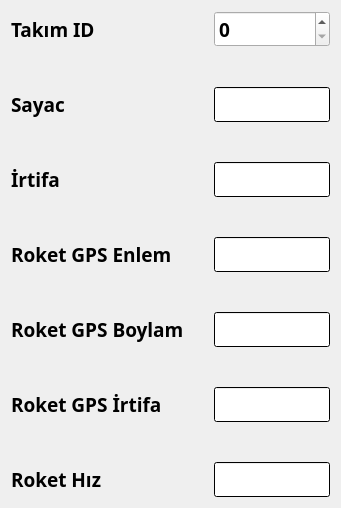
    <widget class="QWidget" name="formLayoutWidget">
     <property name="geometry">
      <rect>
       <x>430</x>
       <y>10</y>
       <width>341</width>
       <height>451</height>
      </rect>
     </property>
     <property name="font">
      <font>
       <family>Microsoft Tai Le</family>
       <pointsize>14</pointsize>
       <weight>75</weight>
       <bold>true</bold>
      </font>
     </property>
     <layout class="QFormLayout" name="formLayout">
      <property name="horizontalSpacing">
       <number>30</number>
      </property>
      <property name="verticalSpacing">
       <number>40</number>
      </property>
      <item row="1" column="0">
       <widget class="QLabel" name="sayacLabel">
        <property name="font">
         <font>
          <family>Microsoft Tai Le</family>
          <pointsize>14</pointsize>
          <weight>75</weight>
          <bold>true</bold>
         </font>
        </property>
        <property name="text">
         <string>Sayac</string>
        </property>
       </widget>
      </item>
      <item row="1" column="1">
       <widget class="QLineEdit" name="sayacLineEdit">
        <property name="palette">
         <palette>
          <active>
           <colorrole role="Button">
            <brush brushstyle="SolidPattern">
             <color alpha="255">
              <red>255</red>
              <green>255</green>
              <blue>255</blue>
             </color>
            </brush>
           </colorrole>
           <colorrole role="Base">
            <brush brushstyle="SolidPattern">
             <color alpha="255">
              <red>255</red>
              <green>255</green>
              <blue>255</blue>
             </color>
            </brush>
           </colorrole>
           <colorrole role="Window">
            <brush brushstyle="SolidPattern">
             <color alpha="255">
              <red>0</red>
              <green>0</green>
              <blue>0</blue>
             </color>
            </brush>
           </colorrole>
          </active>
          <inactive>
           <colorrole role="Button">
            <brush brushstyle="SolidPattern">
             <color alpha="255">
              <red>255</red>
              <green>255</green>
              <blue>255</blue>
             </color>
            </brush>
           </colorrole>
           <colorrole role="Base">
            <brush brushstyle="SolidPattern">
             <color alpha="255">
              <red>255</red>
              <green>255</green>
              <blue>255</blue>
             </color>
            </brush>
           </colorrole>
           <colorrole role="Window">
            <brush brushstyle="SolidPattern">
             <color alpha="255">
              <red>0</red>
              <green>0</green>
              <blue>0</blue>
             </color>
            </brush>
           </colorrole>
          </inactive>
          <disabled>
           <colorrole role="Button">
            <brush brushstyle="SolidPattern">
             <color alpha="255">
              <red>255</red>
              <green>255</green>
              <blue>255</blue>
             </color>
            </brush>
           </colorrole>
           <colorrole role="Base">
            <brush brushstyle="SolidPattern">
             <color alpha="255">
              <red>0</red>
              <green>0</green>
              <blue>0</blue>
             </color>
            </brush>
           </colorrole>
           <colorrole role="Window">
            <brush brushstyle="SolidPattern">
             <color alpha="255">
              <red>0</red>
              <green>0</green>
              <blue>0</blue>
             </color>
            </brush>
           </colorrole>
          </disabled>
         </palette>
        </property>
        <property name="font">
         <font>
          <family>Microsoft Tai Le</family>
          <pointsize>14</pointsize>
          <weight>75</weight>
          <bold>true</bold>
         </font>
        </property>
       </widget>
      </item>
      <item row="2" column="0">
       <widget class="QLabel" name="irtifaLabel">
        <property name="font">
         <font>
          <family>Microsoft Tai Le</family>
          <pointsize>14</pointsize>
          <weight>75</weight>
          <bold>true</bold>
         </font>
        </property>
        <property name="text">
         <string>İrtifa</string>
        </property>
       </widget>
      </item>
      <item row="2" column="1">
       <widget class="QLineEdit" name="irtifaLineEdit">
        <property name="palette">
         <palette>
          <active>
           <colorrole role="Button">
            <brush brushstyle="SolidPattern">
             <color alpha="255">
              <red>255</red>
              <green>255</green>
              <blue>255</blue>
             </color>
            </brush>
           </colorrole>
           <colorrole role="Base">
            <brush brushstyle="SolidPattern">
             <color alpha="255">
              <red>255</red>
              <green>255</green>
              <blue>255</blue>
             </color>
            </brush>
           </colorrole>
           <colorrole role="Window">
            <brush brushstyle="SolidPattern">
             <color alpha="255">
              <red>0</red>
              <green>0</green>
              <blue>0</blue>
             </color>
            </brush>
           </colorrole>
          </active>
          <inactive>
           <colorrole role="Button">
            <brush brushstyle="SolidPattern">
             <color alpha="255">
              <red>255</red>
              <green>255</green>
              <blue>255</blue>
             </color>
            </brush>
           </colorrole>
           <colorrole role="Base">
            <brush brushstyle="SolidPattern">
             <color alpha="255">
              <red>255</red>
              <green>255</green>
              <blue>255</blue>
             </color>
            </brush>
           </colorrole>
           <colorrole role="Window">
            <brush brushstyle="SolidPattern">
             <color alpha="255">
              <red>0</red>
              <green>0</green>
              <blue>0</blue>
             </color>
            </brush>
           </colorrole>
          </inactive>
          <disabled>
           <colorrole role="Button">
            <brush brushstyle="SolidPattern">
             <color alpha="255">
              <red>255</red>
              <green>255</green>
              <blue>255</blue>
             </color>
            </brush>
           </colorrole>
           <colorrole role="Base">
            <brush brushstyle="SolidPattern">
             <color alpha="255">
              <red>0</red>
              <green>0</green>
              <blue>0</blue>
             </color>
            </brush>
           </colorrole>
           <colorrole role="Window">
            <brush brushstyle="SolidPattern">
             <color alpha="255">
              <red>0</red>
              <green>0</green>
              <blue>0</blue>
             </color>
            </brush>
           </colorrole>
          </disabled>
         </palette>
        </property>
        <property name="font">
         <font>
          <family>Microsoft Tai Le</family>
          <pointsize>14</pointsize>
          <weight>75</weight>
          <bold>true</bold>
         </font>
        </property>
       </widget>
      </item>
      <item row="3" column="0">
       <widget class="QLabel" name="roketGPSEnlemLabel">
        <property name="font">
         <font>
          <family>Microsoft Tai Le</family>
          <pointsize>14</pointsize>
          <weight>75</weight>
          <bold>true</bold>
         </font>
        </property>
        <property name="text">
         <string>Roket GPS Enlem</string>
        </property>
       </widget>
      </item>
      <item row="3" column="1">
       <widget class="QLineEdit" name="roketGPSEnlemLineEdit">
        <property name="palette">
         <palette>
          <active>
           <colorrole role="Button">
            <brush brushstyle="SolidPattern">
             <color alpha="255">
              <red>255</red>
              <green>255</green>
              <blue>255</blue>
             </color>
            </brush>
           </colorrole>
           <colorrole role="Base">
            <brush brushstyle="SolidPattern">
             <color alpha="255">
              <red>255</red>
              <green>255</green>
              <blue>255</blue>
             </color>
            </brush>
           </colorrole>
           <colorrole role="Window">
            <brush brushstyle="SolidPattern">
             <color alpha="255">
              <red>0</red>
              <green>0</green>
              <blue>0</blue>
             </color>
            </brush>
           </colorrole>
          </active>
          <inactive>
           <colorrole role="Button">
            <brush brushstyle="SolidPattern">
             <color alpha="255">
              <red>255</red>
              <green>255</green>
              <blue>255</blue>
             </color>
            </brush>
           </colorrole>
           <colorrole role="Base">
            <brush brushstyle="SolidPattern">
             <color alpha="255">
              <red>255</red>
              <green>255</green>
              <blue>255</blue>
             </color>
            </brush>
           </colorrole>
           <colorrole role="Window">
            <brush brushstyle="SolidPattern">
             <color alpha="255">
              <red>0</red>
              <green>0</green>
              <blue>0</blue>
             </color>
            </brush>
           </colorrole>
          </inactive>
          <disabled>
           <colorrole role="Button">
            <brush brushstyle="SolidPattern">
             <color alpha="255">
              <red>255</red>
              <green>255</green>
              <blue>255</blue>
             </color>
            </brush>
           </colorrole>
           <colorrole role="Base">
            <brush brushstyle="SolidPattern">
             <color alpha="255">
              <red>0</red>
              <green>0</green>
              <blue>0</blue>
             </color>
            </brush>
           </colorrole>
           <colorrole role="Window">
            <brush brushstyle="SolidPattern">
             <color alpha="255">
              <red>0</red>
              <green>0</green>
              <blue>0</blue>
             </color>
            </brush>
           </colorrole>
          </disabled>
         </palette>
        </property>
        <property name="font">
         <font>
          <family>Microsoft Tai Le</family>
          <pointsize>14</pointsize>
          <weight>75</weight>
          <bold>true</bold>
         </font>
        </property>
       </widget>
      </item>
      <item row="4" column="0">
       <widget class="QLabel" name="roketGPSBoylamLabel">
        <property name="font">
         <font>
          <family>Microsoft Tai Le</family>
          <pointsize>14</pointsize>
          <weight>75</weight>
          <bold>true</bold>
         </font>
        </property>
        <property name="text">
         <string>Roket GPS Boylam</string>
        </property>
       </widget>
      </item>
      <item row="4" column="1">
       <widget class="QLineEdit" name="roketGPSBoylamLineEdit">
        <property name="palette">
         <palette>
          <active>
           <colorrole role="Button">
            <brush brushstyle="SolidPattern">
             <color alpha="255">
              <red>255</red>
              <green>255</green>
              <blue>255</blue>
             </color>
            </brush>
           </colorrole>
           <colorrole role="Base">
            <brush brushstyle="SolidPattern">
             <color alpha="255">
              <red>255</red>
              <green>255</green>
              <blue>255</blue>
             </color>
            </brush>
           </colorrole>
           <colorrole role="Window">
            <brush brushstyle="SolidPattern">
             <color alpha="255">
              <red>0</red>
              <green>0</green>
              <blue>0</blue>
             </color>
            </brush>
           </colorrole>
          </active>
          <inactive>
           <colorrole role="Button">
            <brush brushstyle="SolidPattern">
             <color alpha="255">
              <red>255</red>
              <green>255</green>
              <blue>255</blue>
             </color>
            </brush>
           </colorrole>
           <colorrole role="Base">
            <brush brushstyle="SolidPattern">
             <color alpha="255">
              <red>255</red>
              <green>255</green>
              <blue>255</blue>
             </color>
            </brush>
           </colorrole>
           <colorrole role="Window">
            <brush brushstyle="SolidPattern">
             <color alpha="255">
              <red>0</red>
              <green>0</green>
              <blue>0</blue>
             </color>
            </brush>
           </colorrole>
          </inactive>
          <disabled>
           <colorrole role="Button">
            <brush brushstyle="SolidPattern">
             <color alpha="255">
              <red>255</red>
              <green>255</green>
              <blue>255</blue>
             </color>
            </brush>
           </colorrole>
           <colorrole role="Base">
            <brush brushstyle="SolidPattern">
             <color alpha="255">
              <red>0</red>
              <green>0</green>
              <blue>0</blue>
             </color>
            </brush>
           </colorrole>
           <colorrole role="Window">
            <brush brushstyle="SolidPattern">
             <color alpha="255">
              <red>0</red>
              <green>0</green>
              <blue>0</blue>
             </color>
            </brush>
           </colorrole>
          </disabled>
         </palette>
        </property>
        <property name="font">
         <font>
          <family>Microsoft Tai Le</family>
          <pointsize>14</pointsize>
          <weight>75</weight>
          <bold>true</bold>
         </font>
        </property>
       </widget>
      </item>
      <item row="5" column="0">
       <widget class="QLabel" name="roketGPSirtifaLabel">
        <property name="font">
         <font>
          <family>Microsoft Tai Le</family>
          <pointsize>14</pointsize>
          <weight>75</weight>
          <bold>true</bold>
         </font>
        </property>
        <property name="text">
         <string>Roket GPS İrtifa</string>
        </property>
       </widget>
      </item>
      <item row="5" column="1">
       <widget class="QLineEdit" name="roketGPSIrtifaLineEdit">
        <property name="palette">
         <palette>
          <active>
           <colorrole role="Button">
            <brush brushstyle="SolidPattern">
             <color alpha="255">
              <red>255</red>
              <green>255</green>
              <blue>255</blue>
             </color>
            </brush>
           </colorrole>
           <colorrole role="Base">
            <brush brushstyle="SolidPattern">
             <color alpha="255">
              <red>255</red>
              <green>255</green>
              <blue>255</blue>
             </color>
            </brush>
           </colorrole>
           <colorrole role="Window">
            <brush brushstyle="SolidPattern">
             <color alpha="255">
              <red>0</red>
              <green>0</green>
              <blue>0</blue>
             </color>
            </brush>
           </colorrole>
          </active>
          <inactive>
           <colorrole role="Button">
            <brush brushstyle="SolidPattern">
             <color alpha="255">
              <red>255</red>
              <green>255</green>
              <blue>255</blue>
             </color>
            </brush>
           </colorrole>
           <colorrole role="Base">
            <brush brushstyle="SolidPattern">
             <color alpha="255">
              <red>255</red>
              <green>255</green>
              <blue>255</blue>
             </color>
            </brush>
           </colorrole>
           <colorrole role="Window">
            <brush brushstyle="SolidPattern">
             <color alpha="255">
              <red>0</red>
              <green>0</green>
              <blue>0</blue>
             </color>
            </brush>
           </colorrole>
          </inactive>
          <disabled>
           <colorrole role="Button">
            <brush brushstyle="SolidPattern">
             <color alpha="255">
              <red>255</red>
              <green>255</green>
              <blue>255</blue>
             </color>
            </brush>
           </colorrole>
           <colorrole role="Base">
            <brush brushstyle="SolidPattern">
             <color alpha="255">
              <red>0</red>
              <green>0</green>
              <blue>0</blue>
             </color>
            </brush>
           </colorrole>
           <colorrole role="Window">
            <brush brushstyle="SolidPattern">
             <color alpha="255">
              <red>0</red>
              <green>0</green>
              <blue>0</blue>
             </color>
            </brush>
           </colorrole>
          </disabled>
         </palette>
        </property>
        <property name="font">
         <font>
          <family>Microsoft Tai Le</family>
          <pointsize>14</pointsize>
          <weight>75</weight>
          <bold>true</bold>
         </font>
        </property>
       </widget>
      </item>
      <item row="6" column="0">
       <widget class="QLabel" name="roketHIZLabel">
        <property name="font">
         <font>
          <family>Microsoft Tai Le</family>
          <pointsize>14</pointsize>
          <weight>75</weight>
          <bold>true</bold>
         </font>
        </property>
        <property name="text">
         <string>Roket Hız</string>
        </property>
       </widget>
      </item>
      <item row="6" column="1">
       <widget class="QLineEdit" name="roketHZLineEdit">
        <property name="palette">
         <palette>
          <active>
           <colorrole role="Button">
            <brush brushstyle="SolidPattern">
             <color alpha="255">
              <red>255</red>
              <green>255</green>
              <blue>255</blue>
             </color>
            </brush>
           </colorrole>
           <colorrole role="Base">
            <brush brushstyle="SolidPattern">
             <color alpha="255">
              <red>255</red>
              <green>255</green>
              <blue>255</blue>
             </color>
            </brush>
           </colorrole>
           <colorrole role="Window">
            <brush brushstyle="SolidPattern">
             <color alpha="255">
              <red>0</red>
              <green>0</green>
              <blue>0</blue>
             </color>
            </brush>
           </colorrole>
          </active>
          <inactive>
           <colorrole role="Button">
            <brush brushstyle="SolidPattern">
             <color alpha="255">
              <red>255</red>
              <green>255</green>
              <blue>255</blue>
             </color>
            </brush>
           </colorrole>
           <colorrole role="Base">
            <brush brushstyle="SolidPattern">
             <color alpha="255">
              <red>255</red>
              <green>255</green>
              <blue>255</blue>
             </color>
            </brush>
           </colorrole>
           <colorrole role="Window">
            <brush brushstyle="SolidPattern">
             <color alpha="255">
              <red>0</red>
              <green>0</green>
              <blue>0</blue>
             </color>
            </brush>
           </colorrole>
          </inactive>
          <disabled>
           <colorrole role="Button">
            <brush brushstyle="SolidPattern">
             <color alpha="255">
              <red>255</red>
              <green>255</green>
              <blue>255</blue>
             </color>
            </brush>
           </colorrole>
           <colorrole role="Base">
            <brush brushstyle="SolidPattern">
             <color alpha="255">
              <red>0</red>
              <green>0</green>
              <blue>0</blue>
             </color>
            </brush>
           </colorrole>
           <colorrole role="Window">
            <brush brushstyle="SolidPattern">
             <color alpha="255">
              <red>0</red>
              <green>0</green>
              <blue>0</blue>
             </color>
            </brush>
           </colorrole>
          </disabled>
         </palette>
        </property>
        <property name="font">
         <font>
          <family>Microsoft Tai Le</family>
          <pointsize>14</pointsize>
          <weight>75</weight>
          <bold>true</bold>
         </font>
        </property>
       </widget>
      </item>
      <item row="0" column="0">
       <widget class="QLabel" name="tkMIDLabel">
        <property name="font">
         <font>
          <family>Microsoft Tai Le</family>
          <pointsize>14</pointsize>
          <weight>75</weight>
          <bold>true</bold>
         </font>
        </property>
        <property name="text">
         <string>Takım ID</string>
        </property>
       </widget>
      </item>
      <item row="0" column="1">
       <widget class="QSpinBox" name="takMIDSpinBox">
        <property name="font">
         <font>
          <family>Microsoft Tai Le</family>
          <pointsize>14</pointsize>
          <weight>75</weight>
          <bold>true</bold>
         </font>
        </property>
       </widget>
      </item>
     </layout>
    </widget>
